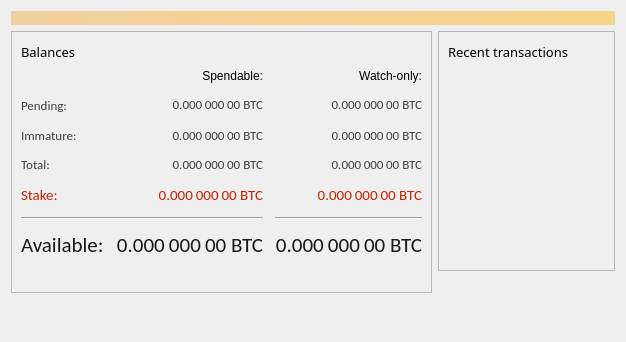
<?xml version="1.0" encoding="UTF-8"?>
<ui version="4.0">
 <class>OverviewPage</class>
 <widget class="QWidget" name="OverviewPage">
  <property name="geometry">
   <rect>
    <x>0</x>
    <y>0</y>
    <width>596</width>
    <height>342</height>
   </rect>
  </property>
  <property name="windowTitle">
   <string>Form</string>
  </property>
  <layout class="QVBoxLayout" name="topLayout">
   <item>
    <widget class="QLabel" name="labelAlerts">
     <property name="visible">
      <bool>false</bool>
     </property>
     <property name="styleSheet">
      <string notr="true">QLabel { background-color: qlineargradient(x1: 0, y1: 0, x2: 1, y2: 0, stop:0 #F0D0A0, stop:1 #F8D488); color:#000000; }</string>
     </property>
     <property name="wordWrap">
      <bool>true</bool>
     </property>
     <property name="margin">
      <number>3</number>
     </property>
     <property name="textInteractionFlags">
      <set>Qt::TextSelectableByMouse</set>
     </property>
    </widget>
   </item>
   <item>
    <layout class="QHBoxLayout" name="horizontalLayout" stretch="1,1">
     <item>
      <layout class="QVBoxLayout" name="verticalLayout_2">
       <item>
        <widget class="QFrame" name="frame">
         <property name="frameShape">
          <enum>QFrame::StyledPanel</enum>
         </property>
         <property name="frameShadow">
          <enum>QFrame::Raised</enum>
         </property>
         <layout class="QVBoxLayout" name="verticalLayout_4">
          <item>
           <layout class="QHBoxLayout" name="horizontalLayout_4">
            <item>
             <widget class="QLabel" name="label_5">
              <property name="font">
               <font>
                <family>Calibri Light</family>
                <pointsize>10</pointsize>
                <weight>50</weight>
                <bold>false</bold>
                <underline>false</underline>
               </font>
              </property>
              <property name="text">
               <string>Balances</string>
              </property>
             </widget>
            </item>
            <item>
             <widget class="QPushButton" name="labelWalletStatus">
              <property name="enabled">
               <bool>true</bool>
              </property>
              <property name="maximumSize">
               <size>
                <width>30</width>
                <height>16777215</height>
               </size>
              </property>
              <property name="toolTip">
               <string>The displayed information may be out of date. Your wallet automatically synchronizes with the Bitcoin network after a connection is established, but this process has not completed yet.</string>
              </property>
              <property name="text">
               <string/>
              </property>
              <property name="icon">
               <iconset>
                <normaloff>:/icons/warning</normaloff>
                <disabledoff>:/icons/warning</disabledoff>:/icons/warning</iconset>
              </property>
              <property name="iconSize">
               <size>
                <width>24</width>
                <height>24</height>
               </size>
              </property>
              <property name="flat">
               <bool>true</bool>
              </property>
             </widget>
            </item>
            <item>
             <spacer name="horizontalSpacer_3">
              <property name="orientation">
               <enum>Qt::Horizontal</enum>
              </property>
              <property name="sizeHint" stdset="0">
               <size>
                <width>40</width>
                <height>20</height>
               </size>
              </property>
             </spacer>
            </item>
           </layout>
          </item>
          <item>
           <layout class="QGridLayout" name="gridLayout">
            <property name="spacing">
             <number>12</number>
            </property>
            <item row="2" column="2">
             <widget class="QLabel" name="labelWatchPending">
              <property name="font">
               <font>
                <family>Calibri</family>
                <pointsize>10</pointsize>
                <weight>50</weight>
                <bold>false</bold>
               </font>
              </property>
              <property name="cursor">
               <cursorShape>IBeamCursor</cursorShape>
              </property>
              <property name="toolTip">
               <string>Unconfirmed transactions to watch-only addresses</string>
              </property>
              <property name="styleSheet">
               <string notr="true">color: rgb(60, 60, 60);</string>
              </property>
              <property name="text">
               <string notr="true">0.000 000 00 BTC</string>
              </property>
              <property name="alignment">
               <set>Qt::AlignRight|Qt::AlignTrailing|Qt::AlignVCenter</set>
              </property>
              <property name="textInteractionFlags">
               <set>Qt::LinksAccessibleByMouse|Qt::TextSelectableByKeyboard|Qt::TextSelectableByMouse</set>
              </property>
             </widget>
            </item>
            <item row="8" column="0">
             <widget class="QLabel" name="labelBalanceText">
              <property name="font">
               <font>
                <family>Calibri</family>
                <pointsize>16</pointsize>
                <weight>50</weight>
                <bold>false</bold>
               </font>
              </property>
              <property name="styleSheet">
               <string notr="true">color: rgb(25, 25, 25);</string>
              </property>
              <property name="text">
               <string>Available:</string>
              </property>
             </widget>
            </item>
            <item row="0" column="1">
             <widget class="QLabel" name="labelSpendable">
              <property name="text">
               <string>Spendable:</string>
              </property>
              <property name="alignment">
               <set>Qt::AlignRight|Qt::AlignTrailing|Qt::AlignVCenter</set>
              </property>
             </widget>
            </item>
            <item row="4" column="0">
             <widget class="QLabel" name="labelTotalText">
              <property name="font">
               <font>
                <family>Calibri</family>
                <pointsize>10</pointsize>
                <weight>50</weight>
                <bold>false</bold>
               </font>
              </property>
              <property name="styleSheet">
               <string notr="true">color: rgb(60, 60, 60);</string>
              </property>
              <property name="text">
               <string>Total:</string>
              </property>
             </widget>
            </item>
            <item row="4" column="1">
             <widget class="QLabel" name="labelTotal">
              <property name="font">
               <font>
                <family>Calibri</family>
                <pointsize>10</pointsize>
                <weight>50</weight>
                <bold>false</bold>
               </font>
              </property>
              <property name="cursor">
               <cursorShape>IBeamCursor</cursorShape>
              </property>
              <property name="toolTip">
               <string>Your current total balance</string>
              </property>
              <property name="styleSheet">
               <string notr="true">color: rgb(60, 60, 60);</string>
              </property>
              <property name="text">
               <string notr="true">0.000 000 00 BTC</string>
              </property>
              <property name="alignment">
               <set>Qt::AlignRight|Qt::AlignTrailing|Qt::AlignVCenter</set>
              </property>
              <property name="textInteractionFlags">
               <set>Qt::LinksAccessibleByMouse|Qt::TextSelectableByKeyboard|Qt::TextSelectableByMouse</set>
              </property>
             </widget>
            </item>
            <item row="2" column="3">
             <spacer name="horizontalSpacer_2">
              <property name="orientation">
               <enum>Qt::Horizontal</enum>
              </property>
              <property name="sizeHint" stdset="0">
               <size>
                <width>40</width>
                <height>20</height>
               </size>
              </property>
             </spacer>
            </item>
            <item row="3" column="2">
             <widget class="QLabel" name="labelWatchImmature">
              <property name="font">
               <font>
                <family>Calibri</family>
                <pointsize>10</pointsize>
                <weight>50</weight>
                <bold>false</bold>
               </font>
              </property>
              <property name="cursor">
               <cursorShape>IBeamCursor</cursorShape>
              </property>
              <property name="toolTip">
               <string>Mined balance in watch-only addresses that has not yet matured</string>
              </property>
              <property name="styleSheet">
               <string notr="true">color: rgb(60, 60, 60);</string>
              </property>
              <property name="text">
               <string notr="true">0.000 000 00 BTC</string>
              </property>
              <property name="alignment">
               <set>Qt::AlignRight|Qt::AlignTrailing|Qt::AlignVCenter</set>
              </property>
              <property name="textInteractionFlags">
               <set>Qt::LinksAccessibleByMouse|Qt::TextSelectableByKeyboard|Qt::TextSelectableByMouse</set>
              </property>
             </widget>
            </item>
            <item row="4" column="2">
             <widget class="QLabel" name="labelWatchTotal">
              <property name="font">
               <font>
                <family>Calibri</family>
                <pointsize>10</pointsize>
                <weight>50</weight>
                <bold>false</bold>
               </font>
              </property>
              <property name="cursor">
               <cursorShape>IBeamCursor</cursorShape>
              </property>
              <property name="toolTip">
               <string>Current total balance in watch-only addresses</string>
              </property>
              <property name="styleSheet">
               <string notr="true">color: rgb(60, 60, 60);</string>
              </property>
              <property name="text">
               <string notr="true">0.000 000 00 BTC</string>
              </property>
              <property name="alignment">
               <set>Qt::AlignRight|Qt::AlignTrailing|Qt::AlignVCenter</set>
              </property>
              <property name="textInteractionFlags">
               <set>Qt::LinksAccessibleByMouse|Qt::TextSelectableByKeyboard|Qt::TextSelectableByMouse</set>
              </property>
             </widget>
            </item>
            <item row="6" column="2">
             <widget class="Line" name="lineWatchBalance">
              <property name="sizePolicy">
               <sizepolicy hsizetype="Preferred" vsizetype="Fixed">
                <horstretch>0</horstretch>
                <verstretch>0</verstretch>
               </sizepolicy>
              </property>
              <property name="minimumSize">
               <size>
                <width>140</width>
                <height>0</height>
               </size>
              </property>
              <property name="orientation">
               <enum>Qt::Horizontal</enum>
              </property>
             </widget>
            </item>
            <item row="0" column="2">
             <widget class="QLabel" name="labelWatchonly">
              <property name="text">
               <string>Watch-only:</string>
              </property>
              <property name="alignment">
               <set>Qt::AlignRight|Qt::AlignTrailing|Qt::AlignVCenter</set>
              </property>
             </widget>
            </item>
            <item row="2" column="1">
             <widget class="QLabel" name="labelUnconfirmed">
              <property name="font">
               <font>
                <family>Calibri</family>
                <pointsize>10</pointsize>
                <weight>50</weight>
                <bold>false</bold>
               </font>
              </property>
              <property name="cursor">
               <cursorShape>IBeamCursor</cursorShape>
              </property>
              <property name="toolTip">
               <string>Total of transactions that have yet to be confirmed, and do not yet count toward the spendable balance</string>
              </property>
              <property name="styleSheet">
               <string notr="true">color: rgb(60, 60, 60);</string>
              </property>
              <property name="text">
               <string notr="true">0.000 000 00 BTC</string>
              </property>
              <property name="alignment">
               <set>Qt::AlignRight|Qt::AlignTrailing|Qt::AlignVCenter</set>
              </property>
              <property name="textInteractionFlags">
               <set>Qt::LinksAccessibleByMouse|Qt::TextSelectableByKeyboard|Qt::TextSelectableByMouse</set>
              </property>
             </widget>
            </item>
            <item row="2" column="3">
             <spacer name="horizontalSpacer_21">
              <property name="orientation">
               <enum>Qt::Horizontal</enum>
              </property>
              <property name="sizeHint" stdset="0">
               <size>
                <width>40</width>
                <height>20</height>
               </size>
              </property>
             </spacer>
            </item>
            <item row="8" column="2">
             <widget class="QLabel" name="labelWatchAvailable">
              <property name="font">
               <font>
                <family>Calibri</family>
                <pointsize>16</pointsize>
                <weight>50</weight>
                <bold>false</bold>
               </font>
              </property>
              <property name="cursor">
               <cursorShape>IBeamCursor</cursorShape>
              </property>
              <property name="toolTip">
               <string>Your current balance in watch-only addresses</string>
              </property>
              <property name="styleSheet">
               <string notr="true">color: rgb(25, 25, 25);</string>
              </property>
              <property name="text">
               <string notr="true">0.000 000 00 BTC</string>
              </property>
              <property name="alignment">
               <set>Qt::AlignRight|Qt::AlignTrailing|Qt::AlignVCenter</set>
              </property>
              <property name="textInteractionFlags">
               <set>Qt::LinksAccessibleByMouse|Qt::TextSelectableByKeyboard|Qt::TextSelectableByMouse</set>
              </property>
             </widget>
            </item>
            <item row="6" column="0" colspan="2">
             <widget class="Line" name="line">
              <property name="orientation">
               <enum>Qt::Horizontal</enum>
              </property>
             </widget>
            </item>
            <item row="2" column="0">
             <widget class="QLabel" name="labelPendingText">
              <property name="font">
               <font>
                <family>Calibri</family>
                <pointsize>10</pointsize>
                <weight>50</weight>
                <bold>false</bold>
               </font>
              </property>
              <property name="styleSheet">
               <string notr="true">color: rgb(60, 60, 60);</string>
              </property>
              <property name="text">
               <string>Pending:</string>
              </property>
             </widget>
            </item>
            <item row="3" column="1">
             <widget class="QLabel" name="labelImmature">
              <property name="font">
               <font>
                <family>Calibri</family>
                <pointsize>10</pointsize>
                <weight>50</weight>
                <bold>false</bold>
               </font>
              </property>
              <property name="cursor">
               <cursorShape>IBeamCursor</cursorShape>
              </property>
              <property name="toolTip">
               <string>Mined balance that has not yet matured</string>
              </property>
              <property name="styleSheet">
               <string notr="true">color: rgb(60, 60, 60);</string>
              </property>
              <property name="text">
               <string notr="true">0.000 000 00 BTC</string>
              </property>
              <property name="alignment">
               <set>Qt::AlignRight|Qt::AlignTrailing|Qt::AlignVCenter</set>
              </property>
              <property name="textInteractionFlags">
               <set>Qt::LinksAccessibleByMouse|Qt::TextSelectableByKeyboard|Qt::TextSelectableByMouse</set>
              </property>
             </widget>
            </item>
            <item row="3" column="0">
             <widget class="QLabel" name="labelImmatureText">
              <property name="font">
               <font>
                <family>Calibri</family>
                <pointsize>10</pointsize>
                <weight>50</weight>
                <bold>false</bold>
               </font>
              </property>
              <property name="styleSheet">
               <string notr="true">color: rgb(60, 60, 60);</string>
              </property>
              <property name="text">
               <string>Immature:</string>
              </property>
             </widget>
            </item>
            <item row="8" column="1">
             <widget class="QLabel" name="labelBalance">
              <property name="font">
               <font>
                <family>Calibri</family>
                <pointsize>16</pointsize>
                <weight>50</weight>
                <bold>false</bold>
               </font>
              </property>
              <property name="cursor">
               <cursorShape>IBeamCursor</cursorShape>
              </property>
              <property name="toolTip">
               <string>Your current spendable balance</string>
              </property>
              <property name="styleSheet">
               <string notr="true">color: rgb(25, 25, 25);</string>
              </property>
              <property name="text">
               <string notr="true">0.000 000 00 BTC</string>
              </property>
              <property name="alignment">
               <set>Qt::AlignRight|Qt::AlignTrailing|Qt::AlignVCenter</set>
              </property>
              <property name="textInteractionFlags">
               <set>Qt::LinksAccessibleByMouse|Qt::TextSelectableByKeyboard|Qt::TextSelectableByMouse</set>
              </property>
             </widget>
            </item>
            <item row="5" column="0">
             <widget class="QLabel" name="labelStakeText">
              <property name="font">
               <font>
                <family>Calibri</family>
                <pointsize>11</pointsize>
                <weight>50</weight>
                <bold>false</bold>
               </font>
              </property>
              <property name="styleSheet">
               <string notr="true">color: rgb(203, 30, 0);</string>
              </property>
              <property name="text">
               <string>Stake:</string>
              </property>
             </widget>
            </item>
            <item row="5" column="1">
             <widget class="QLabel" name="labelStake">
              <property name="font">
               <font>
                <family>Calibri</family>
                <pointsize>11</pointsize>
                <weight>50</weight>
                <bold>false</bold>
               </font>
              </property>
              <property name="styleSheet">
               <string notr="true">color: rgb(203, 30, 0);</string>
              </property>
              <property name="text">
               <string>0.000 000 00 BTC</string>
              </property>
              <property name="alignment">
               <set>Qt::AlignRight|Qt::AlignTrailing|Qt::AlignVCenter</set>
              </property>
              <property name="textInteractionFlags">
               <set>Qt::LinksAccessibleByMouse|Qt::TextSelectableByKeyboard|Qt::TextSelectableByMouse</set>
              </property>
             </widget>
            </item>
            <item row="5" column="2">
             <widget class="QLabel" name="labelWatchStake">
              <property name="font">
               <font>
                <family>Calibri</family>
                <pointsize>11</pointsize>
                <weight>50</weight>
                <bold>false</bold>
               </font>
              </property>
              <property name="styleSheet">
               <string notr="true">color: rgb(203, 30, 0);</string>
              </property>
              <property name="text">
               <string>0.000 000 00 BTC</string>
              </property>
              <property name="alignment">
               <set>Qt::AlignRight|Qt::AlignTrailing|Qt::AlignVCenter</set>
              </property>
              <property name="textInteractionFlags">
               <set>Qt::LinksAccessibleByMouse|Qt::TextSelectableByKeyboard|Qt::TextSelectableByMouse</set>
              </property>
             </widget>
            </item>
           </layout>
          </item>
          <item>
           <spacer name="verticalSpacer_3">
            <property name="orientation">
             <enum>Qt::Vertical</enum>
            </property>
            <property name="sizeType">
             <enum>QSizePolicy::Fixed</enum>
            </property>
            <property name="sizeHint" stdset="0">
             <size>
              <width>20</width>
              <height>25</height>
             </size>
            </property>
           </spacer>
          </item>
         </layout>
        </widget>
       </item>
       <item>
        <spacer name="verticalSpacer">
         <property name="orientation">
          <enum>Qt::Vertical</enum>
         </property>
         <property name="sizeHint" stdset="0">
          <size>
           <width>20</width>
           <height>40</height>
          </size>
         </property>
        </spacer>
       </item>
      </layout>
     </item>
     <item>
      <layout class="QVBoxLayout" name="verticalLayout_3">
       <item>
        <widget class="QFrame" name="frame_2">
         <property name="frameShape">
          <enum>QFrame::StyledPanel</enum>
         </property>
         <property name="frameShadow">
          <enum>QFrame::Raised</enum>
         </property>
         <layout class="QVBoxLayout" name="verticalLayout">
          <item>
           <layout class="QHBoxLayout" name="horizontalLayout_2">
            <item>
             <widget class="QLabel" name="label_4">
              <property name="font">
               <font>
                <family>Calibri Light</family>
                <pointsize>10</pointsize>
                <weight>50</weight>
                <bold>false</bold>
                <underline>false</underline>
               </font>
              </property>
              <property name="text">
               <string>Recent transactions</string>
              </property>
             </widget>
            </item>
            <item>
             <widget class="QPushButton" name="labelTransactionsStatus">
              <property name="enabled">
               <bool>true</bool>
              </property>
              <property name="maximumSize">
               <size>
                <width>30</width>
                <height>16777215</height>
               </size>
              </property>
              <property name="toolTip">
               <string>The displayed information may be out of date. Your wallet automatically synchronizes with the Bitcoin network after a connection is established, but this process has not completed yet.</string>
              </property>
              <property name="text">
               <string/>
              </property>
              <property name="icon">
               <iconset>
                <normaloff>:/icons/warning</normaloff>
                <disabledoff>:/icons/warning</disabledoff>:/icons/warning</iconset>
              </property>
              <property name="iconSize">
               <size>
                <width>24</width>
                <height>24</height>
               </size>
              </property>
              <property name="flat">
               <bool>true</bool>
              </property>
             </widget>
            </item>
            <item>
             <spacer name="horizontalSpacer">
              <property name="orientation">
               <enum>Qt::Horizontal</enum>
              </property>
              <property name="sizeHint" stdset="0">
               <size>
                <width>40</width>
                <height>20</height>
               </size>
              </property>
             </spacer>
            </item>
           </layout>
          </item>
          <item>
           <widget class="QListView" name="listTransactions">
            <property name="styleSheet">
             <string notr="true">QListView { background: transparent; }</string>
            </property>
            <property name="frameShape">
             <enum>QFrame::NoFrame</enum>
            </property>
            <property name="verticalScrollBarPolicy">
             <enum>Qt::ScrollBarAlwaysOff</enum>
            </property>
            <property name="horizontalScrollBarPolicy">
             <enum>Qt::ScrollBarAlwaysOff</enum>
            </property>
            <property name="selectionMode">
             <enum>QAbstractItemView::NoSelection</enum>
            </property>
           </widget>
          </item>
         </layout>
        </widget>
       </item>
       <item>
        <spacer name="verticalSpacer_2">
         <property name="orientation">
          <enum>Qt::Vertical</enum>
         </property>
         <property name="sizeHint" stdset="0">
          <size>
           <width>20</width>
           <height>40</height>
          </size>
         </property>
        </spacer>
       </item>
      </layout>
     </item>
    </layout>
   </item>
  </layout>
 </widget>
 <resources/>
 <connections/>
</ui>
